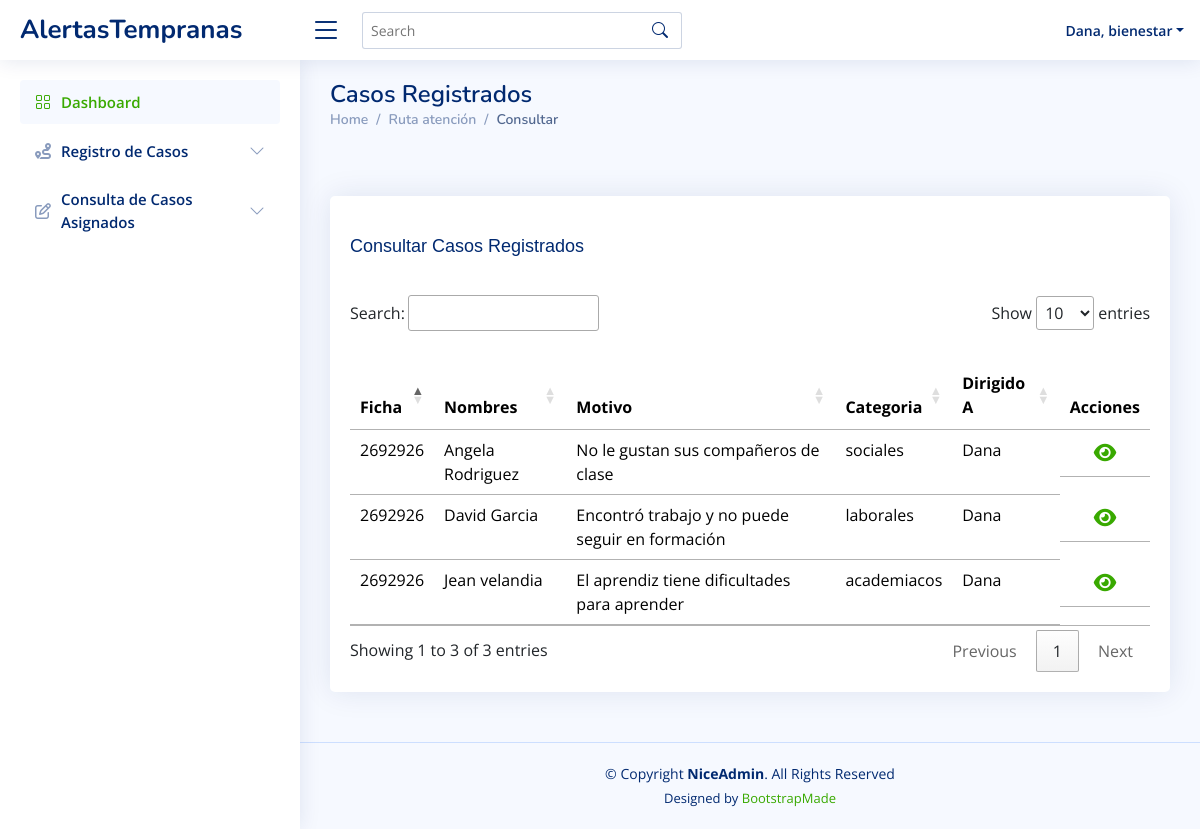
The app's page /Views/coordinador/consultarAprendiz.php (signed in), older data.
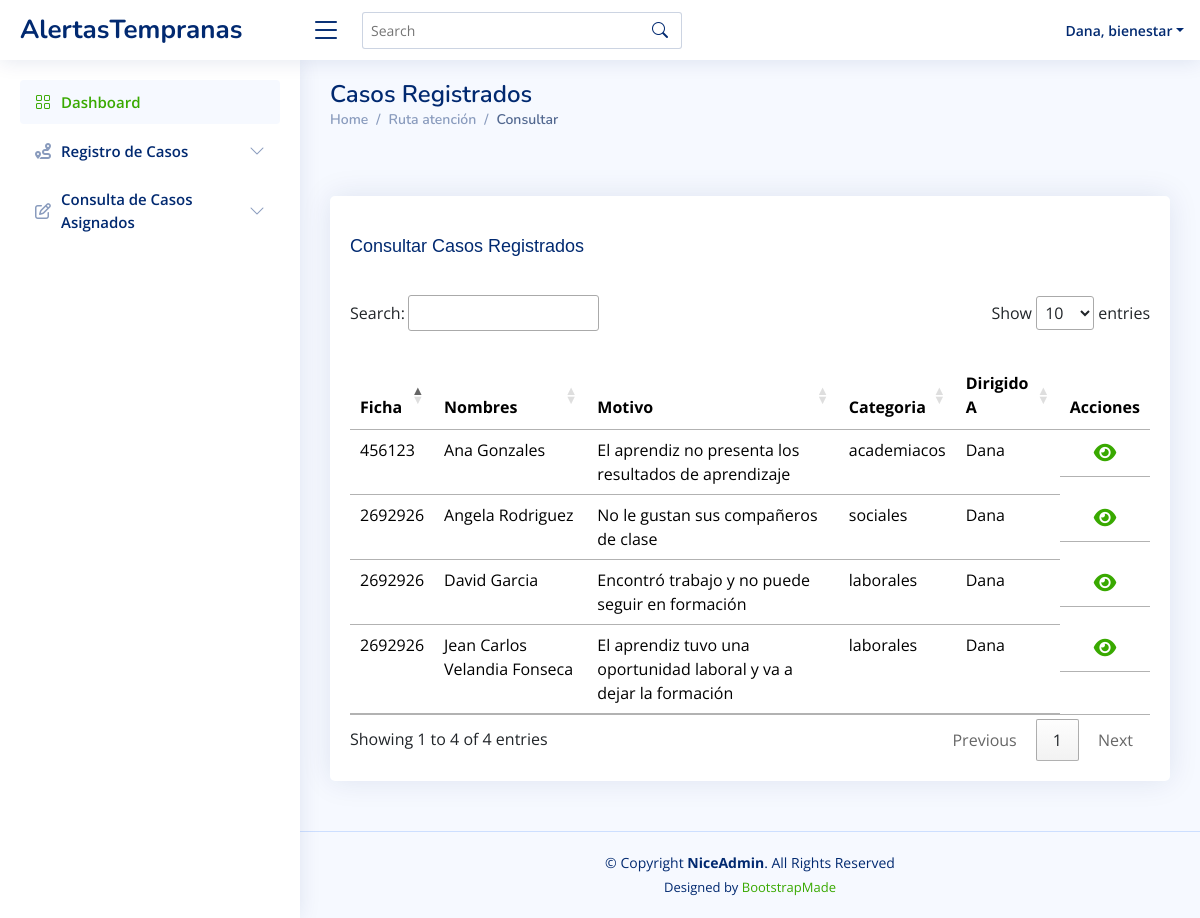
The same page, newer data.
### tables this page shows
CREATE TABLE `casos` (
  `id` int(11) NOT NULL,
  `descripcion` text NOT NULL,
  `categoria` varchar(80) NOT NULL,
  `soporte` varchar(300) NOT NULL,
  `fecha` date NOT NULL,
  `estado` varchar(80) NOT NULL,
  `id_aprendiz` int(11) NOT NULL,
  `id_usuario` int(11) NOT NULL,
  `id_encargado` int(11) NOT NULL
);

CREATE TABLE `aprendiz` (
  `id` int(11) NOT NULL,
  `tipo_documento_aprendiz` varchar(20) NOT NULL,
  `documento` bigint(20) NOT NULL,
  `nombre` varchar(60) NOT NULL,
  `apellido` varchar(50) NOT NULL,
  `email` varchar(60) NOT NULL,
  `telefono` int(11) NOT NULL,
  `programa` varchar(50) NOT NULL,
  `ficha` varchar(30) NOT NULL,
  `id_usuario` int(11) NOT NULL
);

CREATE TABLE `usuarios` (
  `id` int(11) NOT NULL,
  `tipo_documento` varchar(20) NOT NULL,
  `documento` int(11) NOT NULL,
  `nombre` varchar(60) NOT NULL,
  `email` varchar(60) NOT NULL,
  `telefono` int(11) NOT NULL,
  `clave` varchar(250) NOT NULL,
  `rol` varchar(50) NOT NULL
);

### Models/consultasCoordinador.php (called while the page is built, shortened)
<?php
class ConsultasCoordinador {
    public function consultarCasosReg($id_usuario){
        $objConexion = new Conexion();
        $conexion = $objConexion->getConexion();
        $consultar= "SELECT c.id as identificador_caso, a.id as id_aprendiz, a.ficha, a.nombre, a.apellido, c.descripcion , c.categoria, c.id_encargado, u.nombre AS nombre_encargado FROM casos c JOIN aprendiz a ON c.id_aprendiz = a.id JOIN usuarios u ON c.id_encargado = u.id WHERE c.id_usuario=  :id_usuario ";
        $result= $conexion->prepare($consultar);
        $result->bindparam(':id_usuario', $id_usuario);
        $result->execute();
        $f= [];
        while($resultado = $result->fetch()){
            $f[] = $resultado;
        }
        return $f;
    }
}

### Controllers/coordinador/mostrar_info.php (the view, shortened to what the changed rows need)
<?php
require_once("../../Models/consultasCoordinador.php");
function cargarCasos(){
    $id_usuario = $_SESSION['id'];
    $objConsultas = new ConsultasCoordinador();
    $result = $objConsultas->consultarCasosReg($id_usuario);
    if (!isset($result)) {
        echo "<h2>No hay casos registrados</h2>";
    } else {
        foreach ($result as $f) {
            echo '
<tr>
                    <td>'.$f['ficha'].'</td>
                    <td>'.$f['nombre'].' '.$f['apellido'].'</td>
                    <td>'.$f['descripcion'].'</td>
                    <td>'.$f['categoria'].'</td>
                    <td>'.$f['nombre_encargado'].'</td>
                    <td class="detalles"><a href="../../Views/coordinador/mostrarDetalle.php?id='. $f['identificador_caso'].'" ><i class="fa-solid fa-eye"></i></a></td>
                  </tr>
            ';
        }
    }
}

### Views/coordinador/consultarAprendiz.php (shortened to what the changed rows need)
<?php
require_once("../../Controllers/coordinador/mostrar_info.php");
require_once("../../Models/consultasCoordinador.php");
?>
<!DOCTYPE html>
<html lang="en">
<head>
  <link href="assets/vendor/bootstrap/css/bootstrap.min.css" rel="stylesheet">
  <link href="assets/vendor/bootstrap-icons/bootstrap-icons.css" rel="stylesheet">
  <link href="assets/vendor/boxicons/css/boxicons.min.css" rel="stylesheet">
  <link href="assets/vendor/quill/quill.snow.css" rel="stylesheet">
  <link href="assets/vendor/quill/quill.bubble.css" rel="stylesheet">
  <link href="assets/vendor/remixicon/remixicon.css" rel="stylesheet">
  <link href="assets/vendor/simple-datatables/style.css" rel="stylesheet">
  <link href="https://cdn.datatables.net/1.13.4/css/jquery.dataTables.min.css" rel="stylesheet">
  <link href="https://cdn.datatables.net/buttons/2.3.6/css/buttons.dataTables.min.css" rel="stylesheet">
  <link rel="stylesheet" href="https://cdnjs.cloudflare.com/ajax/libs/font-awesome/6.0.0/css/all.min.css">
  <link href="assets/css/style.css" rel="stylesheet">
</head>
<body>
  <main id="main" class="main">
    <div class="pagetitle">
      <h1>Casos Registrados</h1>
    </div>
    <section class="section">
      <div class="row">
        <div class="col-lg-12">
          <div class="card tabla-consultar">
            <div class="card-body tabla-consultar">
              <h5 class="card-title">Consultar Casos Registrados</h5>
              <table id="TableSynchronize" class="table datatable">
                <thead>
                  <tr>
                    <th>Ficha</th>
                    <th>Nombres</th>
                    <th>Motivo</th>
                    <th>Categoria</th>
                    <th>Dirigido A</th>
                    <th>Acciones</th>
                  </tr>
                </thead>
                <tbody>
                  <?php
                cargarCasos();
                ?>
                </tbody>
              </table>
            </div>
          </div>
        </div>
      </div>
    </section>
  </main>
</body>
</html>

Row changes from the older to the newer data that the page shows:
no longer on this page (row edited): casos: id_aprendiz.ficha "2692926", id_aprendiz.nombre "Jean", id_aprendiz.apellido "velandia", descripcion "El aprendiz tiene dificultades para aprender", categoria "academiacos", id_usuario.nombre "Dana"
now on this page (row edited): casos: id_aprendiz.ficha "456123", id_aprendiz.nombre "Ana", id_aprendiz.apellido "Gonzales", descripcion "El aprendiz no presenta los resultados de aprendizaje", categoria "academiacos", id_usuario.nombre "Dana"
added casos: id_aprendiz.ficha "2692926", id_aprendiz.nombre "Jean Carlos", id_aprendiz.apellido "Velandia Fonseca", descripcion "El aprendiz tuvo una oportunidad laboral y va a dejar la formación", categoria "laborales", id_usuario.nombre "Dana"
Text that changed along with them:
text written by a page script: "Search: Show entries Showing 1 to 3 of 3 entries Previous 1 Next" → "Search: Show entries Showing 1 to 4 of 4 entries Previous 1 Next"
